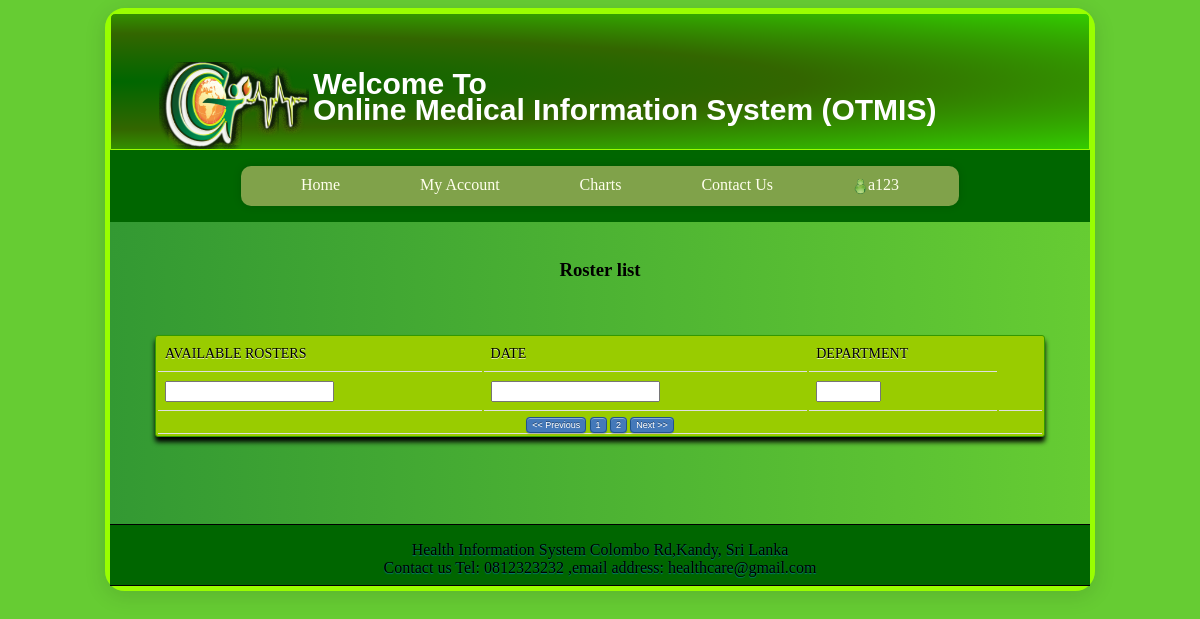
Before: /rosterList.php (signed in) with the older database file.
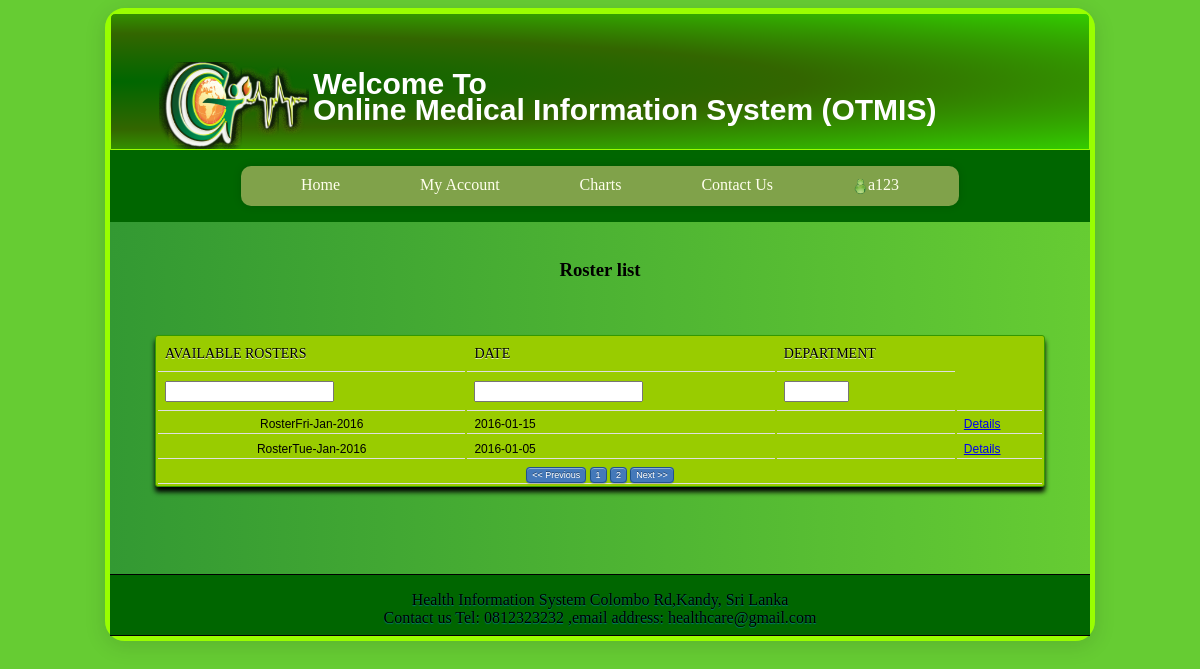
After: the same page with the newer database file.
### tables this page shows
CREATE TABLE IF NOT EXISTS `rosters` (
  `rosterId` varchar(20) NOT NULL,
  `empId` char(4) NOT NULL,
  `date` date NOT NULL,
  `description` varchar(50) NOT NULL,
  `department` varchar(50) NOT NULL,
  PRIMARY KEY (`rosterId`)
);

### rosterListController.php (the view, shortened to what this page needs)
<?php
function getRosterList(){
			$db = new DBAccess();
			$dbConnection = $db->initConnection();
			$str = "";
			$sql = "SELECT rosterId, date, department from rosters";
	 	$str .='<h3 align="center">Roster list</h3><br><br><table id="table" class="example table-autopage:5 table-stripeclass:alternate" style="width: 100%;" align="">
		<thead>
		<tr>
			<th class="rosters">AVAILABLE ROSTERS</th>
			<th class="filterable">DATE</th>
			<th class="filterable">DEPARTMENT</th>
		</tr
		<tr>
			<th><input align="center" name="filter" size="18" onkeyup="Table.filter(this,this)"></th>
			<th><input align="center" name="filter" size="18" onkeyup="Table.filter(this,this)"></th>
			<th align="center"><input id="appNo" size="5px" align="center" name="filter" onkeyup="Table.filter(this,this)"></th>
			<th>&nbsp;&nbsp;&nbsp;</th>
		</tr>
	</thead>
	<tbody>';
			$query=mysql_query($sql,$dbConnection) or die("SQL Error ".mysql_error());
			while($rows=mysql_fetch_array($query)){
			$str .="<tr>
							<td align='center'>".$rows["rosterId"]."</td>
							<td>".$rows["date"]."</td>
							<td>".$rows["department"]."</td>
							<td><a href='viewRosterDetails.php?no=".$rows["rosterId"]."'>Details</a></td>
						<tr>";
			}
			$str=$str.'<tbody><tfoot>
					<td align="center" colspan="5">
						<a style="cursor:pointer;font-size:9px;font-weight:100;" class="paging-link" onclick="pageexample(\'previous\'); return false;">&lt;&lt;&nbsp;Previous</a>
						<a style="cursor:pointer;font-size:9px;font-weight:100;" id="page1" class="pagelink paging-link" onclick="pageexample(0); return false;">1</a>
						<a style="cursor:pointer;font-size:9px;font-weight:100;" id="page2" class="pagelink paging-link" onclick="pageexample(1); return false;">2</a>
						<a style="cursor:pointer;font-size:9px;font-weight:100;" class="paging-link" onclick="pageexample(\'next\'); return false;">Next&nbsp;&gt;&gt;
					</td>';
		$str=$str.'</tfoot></table><br><br><br><br>';
			echo $str;
}

Changed rows visible on the page:
added rosters: rosterId "RosterFri-Jan-2016", date "2016-01-15"
added rosters: rosterId "RosterTue-Jan-2016", date "2016-01-05"
